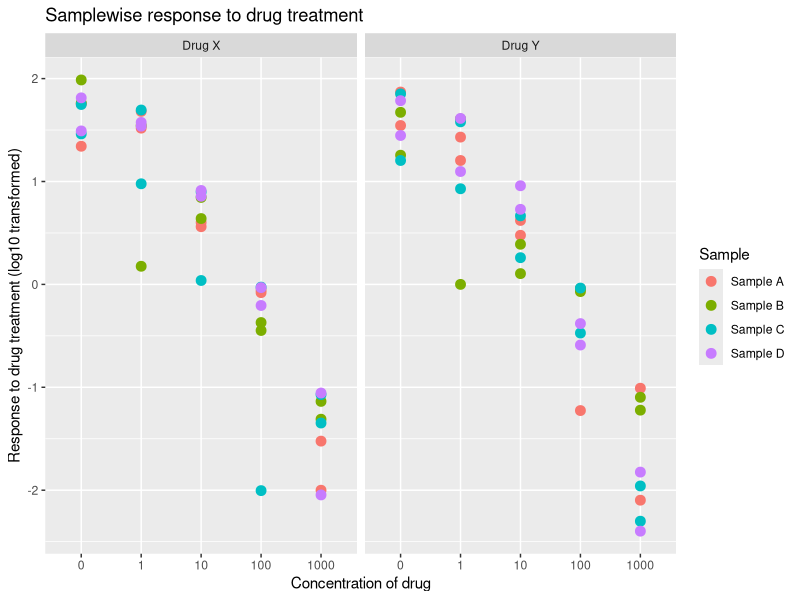

This figure's R source:
## ---- chunk 1
library(dplyr)
expt <- read.csv("expt.csv")
head(expt)
#>     Sample Treatment Concentration Replicate      Data
#> 1 Sample A    Drug X             0         1 57.000000
#> 2 Sample A    Drug X             0         2 22.000000
#> 3 Sample A    Drug X             1         1 33.000000
#> 4 Sample A    Drug X             1         2 48.000000
#> 5 Sample A    Drug X            10         1  3.636364
#> 6 Sample A    Drug X            10         2  4.000000
str(expt)
#> 'data.frame':   80 obs. of  5 variables:
#> $ Sample       : Factor w/ 4 levels "Sample A","Sample B",..: 1 1 1 1 1 1 1 1 1 1 ...
#>  $ Treatment    : Factor w/ 2 levels "Drug X","Drug Y": 1 1 1 1 1 1 1 1 1 1 ...
#> $ Concentration: int  0 0 1 1 10 10 100 100 1000 1000 ...
#> $ Replicate    : int  1 2 1 2 1 2 1 2 1 2 ...
#> $ Data         : num  57 22 33 48 3.64 ...
## ---- chunk 2
library(ggplot2)
ggplot(expt, aes(factor(Concentration ), log10(Data))) + 
   geom_point(
      aes(color = Sample),
      size = 3) + 
   facet_wrap( ~ Treatment) + 
   ylab("Response to drug treatment (log10 transformed)") + 
   xlab("Concentration of drug") +
   ggtitle("Samplewise response to drug treatment")

